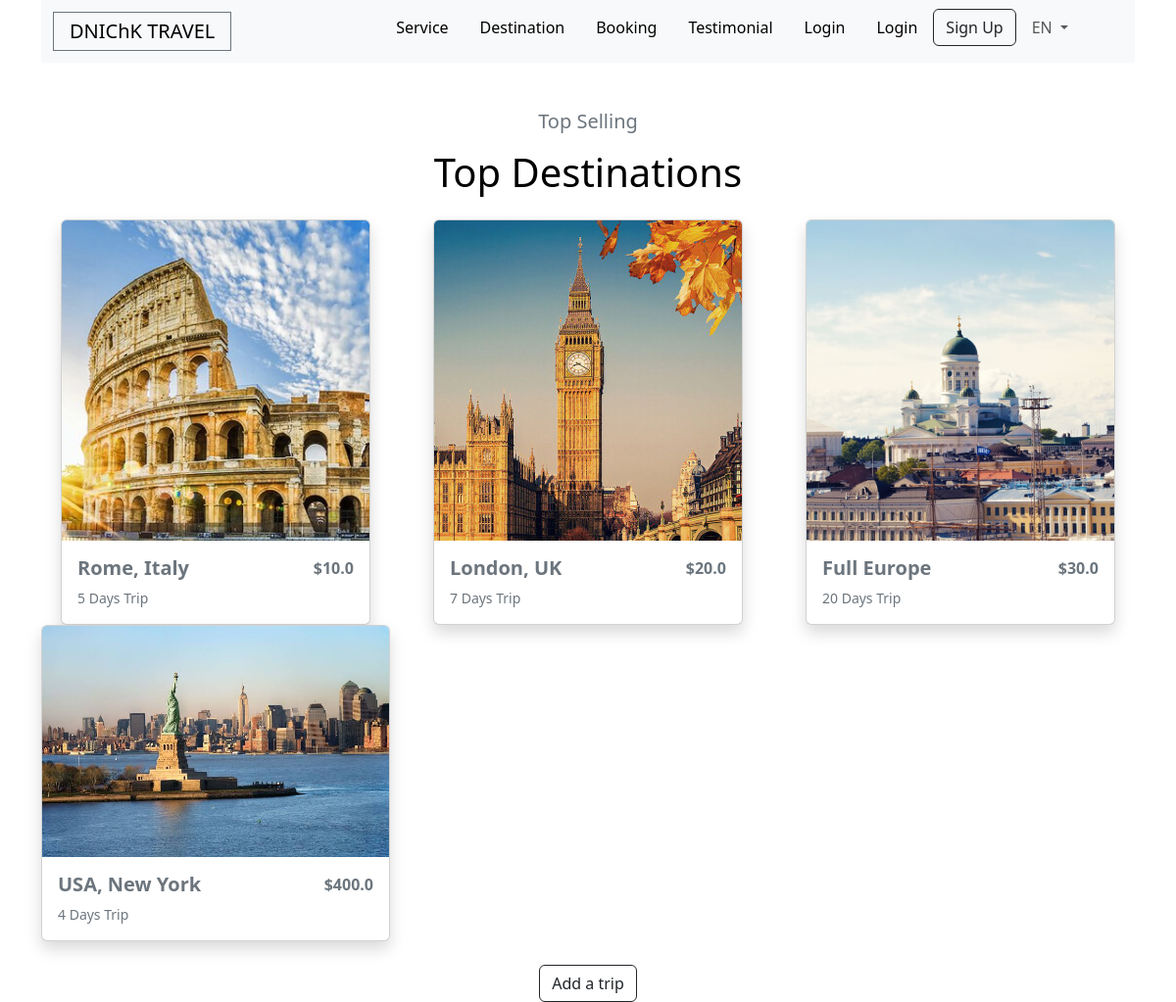
The app's page /index/ with its own data.
### travel_app/models.py (models this page shows, shortened)
class Trip(models.Model):
    place = models.CharField(max_length=255, null=True, blank=True)
    price = models.FloatField(default=0)
    duration = models.CharField(max_length=255, null=True, blank=True)
    image = models.ImageField(upload_to='visit/', null=True, blank=True)
    guide = models.ForeignKey(TourGuid, on_delete=models.CASCADE, related_name="guide_tour", null=True, blank=True)

### travel_app/views.py (the view)
# urls.py: path('index/', views.index, name='index'),
def index(request):
    trips = Trip.objects.all()
    return render(request, 'index.html', {'trips': trips})

### travel_app/templates/index.html
{% extends 'base.html' %}
{% load static %}
{% block content %}
    <div class="container text-center ">
        <h5 class="mt-5 text-secondary "> Top Selling </h5>
        <h1 class="mt-3 text-black">Top Destinations</h1>
    </div>
    <div class="container mt-4">
        <div class="row">
            {% for trip in trips %}
                <div class="col-4 d-flex justify-content-center ">
                    <div class="card shadow">
                        <img src="{{ trip.image.url }}" class="card-img-top" alt="">
                        <div class="card-body px-3 py-3">
                            <div class="d-flex justify-content-between align-items-center mb-2">
                                <h5 class="card-title text-secondary fw-bold m-0">{{ trip.place }}</h5>
                                <span class="text-secondary fw-bold">${{ trip.price }}</span>
                            </div>
                            <div class="d-flex align-items-center text-secondary small">
                                {{ trip.duration }} Days Trip
                            </div>
                        </div>
                    </div>
                </div>
            {% endfor %}
            <div class="text-center mt-4">
                <a href="{% url 'add' %}" class="btn btn-outline-dark">
                    Add a trip
                </a>
            </div>
        </div>
    </div>
{% endblock %}

### travel_app/templates/base.html (shortened to what this page needs)
{% load static %}
<!DOCTYPE html>
<html lang="en">
<head>
    <link rel="stylesheet" href="{% static 'bootstrap/css/bootstrap.css' %}">
</head>
<body>
<div class="container">
    <nav class="navbar navbar-expand-lg bg-body-tertiary">
        <div class="container-fluid">
            <a class="navbar-brand border border-secondary px-3 py-1" href="{% url 'index' %}">DNIChK TRAVEL</a>
            <div class="collapse navbar-collapse" id="navbarNav">
                <ul class="navbar-nav ms-auto me-5 gap-3 mb-2 mn-lg-0 align-items-center">
                    <li class="nav-item">
                        <a class="nav-link active" aria-current="page" href="#">Service</a>
                    </li>
                    <li class="nav-item">
                        <a class="nav-link active" aria-current="page" href="#">Destination</a>
                    </li>
                    <li class="nav-item">
                        <a class="nav-link active" aria-current="page" href="#">Booking</a>
                    </li>
                    <li class="nav-item">
                        <a class="nav-link active" aria-current="page" href="#">Testimonial</a>
                    </li>
                    <li class="nav-item">
                        <a class="nav-link active" aria-current="page" href="#">Login</a>
                    </li>
                    <ul class="navbar-nav ms-auto gap-2 align-items-center">
                        <li class="nav-item">
                            <a class="nav-link active" aria-current="page" href="#">Login</a>
                        </li>
                        <li class="nav-item">
                            <a class="btn btn-outline-dark" aria-current="page" href="#">Sign Up</a>
                        </li>
                        <li class="nav-item dropdown">
                            <a class="nav-link dropdown-toggle" href="#" role="button" data-bs-toggle="dropdown"
                               aria-expanded="false">
                                EN
                            </a>
                        </li>
                    </ul>
                </ul>
            </div>
        </div>
    </nav>
</div>
{% block content %}
{% endblock %}
</body>
</html>

### records on screen
Trip: image (picture), place "Rome, Italy", price "10.0", duration "5"
Trip: image (picture), place "London, UK", price "20.0", duration "7"
Trip: image (picture), place "Full Europe", price "30.0", duration "20"
Trip: image (picture), place "USA, New York", price "400.0", duration "4"
